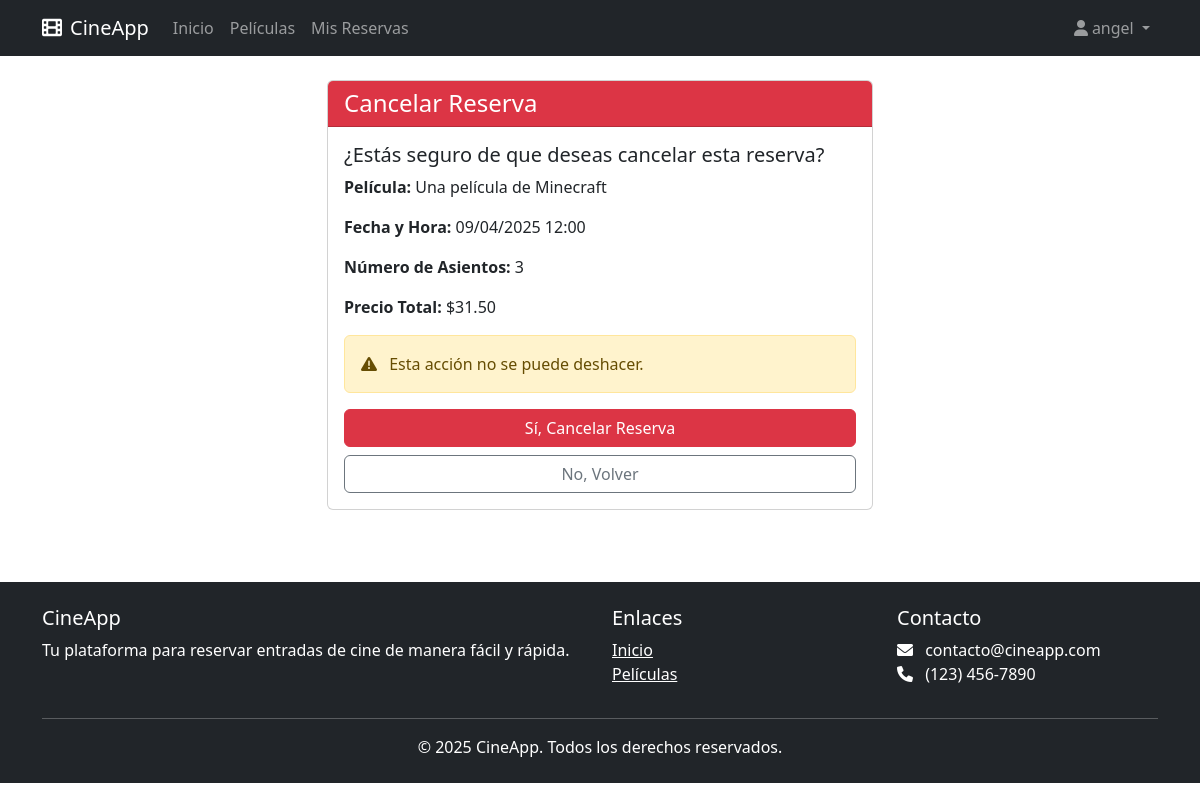
Screenshot of /reservations/1/cancel/ (signed in) with the database file from the repository.
### reservations/models.py (models this page shows, shortened)
class Reservation(models.Model):
    STATUS_CHOICES = [
        ('PENDING', 'Pendiente'),
        ('CONFIRMED', 'Confirmada'),
        ('CANCELLED', 'Cancelada'),
    ]
    reference_code = models.UUIDField(default=uuid.uuid4, editable=False, unique=True)
    user = models.ForeignKey(User, on_delete=models.CASCADE, related_name='reservations')
    showtime = models.ForeignKey(ShowTime, on_delete=models.CASCADE, related_name='reservations')
    num_seats = models.IntegerField()
    created_at = models.DateTimeField(auto_now_add=True)
    status = models.CharField(max_length=10, choices=STATUS_CHOICES, default='PENDING')
    @property
    def total_price(self):
        return self.showtime.price * self.num_seats

class ShowTime(models.Model):
    movie = models.ForeignKey(Movie, on_delete=models.CASCADE, related_name='showtimes')
    theater = models.ForeignKey(Theater, on_delete=models.CASCADE, related_name='showtimes')
    start_time = models.DateTimeField()
    end_time = models.DateTimeField()
    price = models.DecimalField(max_digits=6, decimal_places=2)
    class Meta:
        unique_together = ('theater', 'start_time')

class Movie(models.Model):
    tmdb_id = models.IntegerField(unique=True)
    title = models.CharField(max_length=255)
    overview = models.TextField()
    poster_path = models.CharField(max_length=255, null=True, blank=True)
    release_date = models.DateField()

### reservations/views.py (the view)
# urls.py: path('reservations/<int:reservation_id>/cancel/', views.cancel_reservation, name='cancel_reservation'),
@login_required
def cancel_reservation(request, reservation_id):
    reservation = get_object_or_404(Reservation, pk=reservation_id, user=request.user)
    if reservation.status == 'CONFIRMED':
        messages.error(request, "No se puede cancelar una reserva ya confirmada.")
        return redirect('reservation_detail', reservation_id=reservation.id)
    if request.method == 'POST':
        reservation.status = 'CANCELLED'
        reservation.save()
        messages.success(request, "Reserva cancelada con éxito.")
        return redirect('user_reservations')
    context = {
        'reservation': reservation
    }
    return render(request, 'reservations/cancel_reservation.html', context)

### templates/reservations/cancel_reservation.html (shortened to what this page needs)
{% extends 'base.html' %}
{% block content %}
<div class="row">
    <div class="col-md-6 offset-md-3">
        <div class="card">
            <div class="card-header bg-danger text-white">
                <h4 class="mb-0">Cancelar Reserva</h4>
            </div>
            <div class="card-body">
                <h5>¿Estás seguro de que deseas cancelar esta reserva?</h5>
                <p><strong>Película:</strong> {{ reservation.showtime.movie.title }}</p>
                <p><strong>Fecha y Hora:</strong> {{ reservation.showtime.start_time|date:"d/m/Y H:i" }}</p>
                <p><strong>Número de Asientos:</strong> {{ reservation.num_seats }}</p>
                <p><strong>Precio Total:</strong> ${{ reservation.total_price }}</p>
                <div class="alert alert-warning">
                    <i class="fas fa-exclamation-triangle me-2"></i> Esta acción no se puede deshacer.
                </div>
                <form method="post">
                    <div class="d-grid gap-2">
                        <button type="submit" class="btn btn-danger">Sí, Cancelar Reserva</button>
                        <a href="{% url 'reservation_detail' reservation_id=reservation.id %}" class="btn btn-outline-secondary">No, Volver</a>
                    </div>
                </form>
            </div>
        </div>
    </div>
</div>
{% endblock %}

### templates/base.html (shortened to what this page needs)
<!DOCTYPE html>
<html lang="es">
<head>
    <link href="https://cdn.jsdelivr.net/npm/bootstrap@5.3.0/dist/css/bootstrap.min.css" rel="stylesheet">
    <link rel="stylesheet" href="https://cdnjs.cloudflare.com/ajax/libs/font-awesome/6.0.0/css/all.min.css">
</head>
<body>
    <nav class="navbar navbar-expand-lg navbar-dark bg-dark">
        <div class="container">
            <a class="navbar-brand" href="{% url 'home' %}">
                <i class="fas fa-film me-2"></i>CineApp
            </a>
            <div class="collapse navbar-collapse" id="navbarNav">
                <ul class="navbar-nav me-auto">
                    <li class="nav-item">
                        <a class="nav-link" href="{% url 'home' %}">Inicio</a>
                    </li>
                    <li class="nav-item">
                        <a class="nav-link" href="{% url 'movie_list' %}">Películas</a>
                    </li>
                    {% if user.is_authenticated %}
                    <li class="nav-item">
                        <a class="nav-link" href="{% url 'user_reservations' %}">Mis Reservas</a>
                    </li>
                    {% endif %}
                </ul>
                <ul class="navbar-nav ms-auto">
                    {% if user.is_authenticated %}
                    <li class="nav-item dropdown">
                        <a class="nav-link dropdown-toggle" href="#" id="userDropdown" role="button" data-bs-toggle="dropdown">
                            <i class="fas fa-user me-1"></i>{{ user.username }}
                        </a>
                    </li>
                    {% endif %}
                </ul>
            </div>
        </div>
    </nav>
    <main class="container py-4">
        {% block content %}{% endblock %}
    </main>
    <footer class="bg-dark text-white">
        <div class="container">
            <div class="row">
                <div class="col-md-6">
                    <h5>CineApp</h5>
                    <p>Tu plataforma para reservar entradas de cine de manera fácil y rápida.</p>
                </div>
                <div class="col-md-3">
                    <h5>Enlaces</h5>
                    <ul class="list-unstyled">
                        <li><a href="{% url 'home' %}" class="text-white">Inicio</a></li>
                        <li><a href="{% url 'movie_list' %}" class="text-white">Películas</a></li>
                    </ul>
                </div>
                <div class="col-md-3">
                    <h5>Contacto</h5>
                    <ul class="list-unstyled">
                        <li><i class="fas fa-envelope me-2"></i> contacto@cineapp.com</li>
                        <li><i class="fas fa-phone me-2"></i> (123) 456-7890</li>
                    </ul>
                </div>
            </div>
            <hr class="bg-light">
            <div class="text-center">
                <p class="mb-0">&copy; {% now "Y" %} CineApp. Todos los derechos reservados.</p>
            </div>
        </div>
    </footer>
</body>
</html>

### templates/base.html (style rules this page uses)
footer { margin-top: 3rem; padding: 1.5rem 0; background-color: #f8f9fa; }

### rows the page displays
Reservation: showtime.movie "Una película de Minecraft", showtime.start_time "09/04/2025 12:00", num_seats "3", total_price "31.50"

### other values shown
{{ user.username }} "angel"
